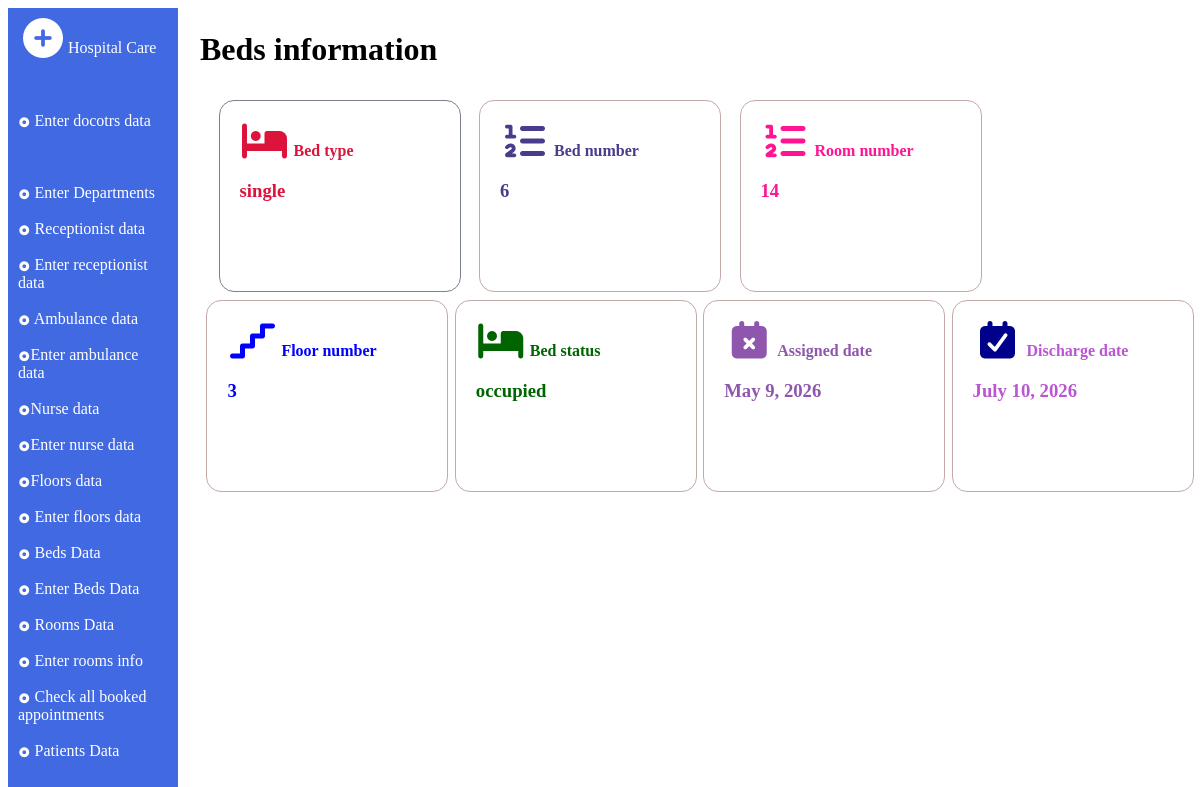
Screenshot of /showbedsInfo/ (signed in) with the database file from the repository.
### Hospital_app/models.py (models this page shows)
class beds_info(models.Model):
    bed_number=models.IntegerField()
    room_no=models.IntegerField()
    bed_type=models.CharField(max_length=200)
    floor_number=models.IntegerField()
    department=models.CharField(max_length=200,null=True,blank=True)
    bed_status=models.CharField(max_length=200)
    patient=models.CharField(max_length=200,null=True,blank=True)
    assigned_date=models.DateField()
    discharge_date=models.DateField()
    def __str__(self):
        return self.bed_type

### Hospital_app/views.py (the view)
# urls.py: path('showbedsInfo/',showbedsInfo,name="showbedsInfo"),
def showbedsInfo(request):
     bed_id=request.session.get("bed_id")
     beds=beds_info.objects.filter(id=bed_id)
     return render(request,"showBeds.html",{"beds":beds})

### templates/showBeds.html (shortened to what this page needs)
<!DOCTYPE html>
<html lang="en">
<head>
    {% load static %}
    <link rel="stylesheet" href="{% static 'style.CSS' %}">
    <link rel="stylesheet" href="https://cdnjs.cloudflare.com/ajax/libs/font-awesome/7.3.1/css/all.min.css" />
</head>
<body>
    <div id="urls">
        <i class="fa-solid fa-circle-plus"></i>Hospital Care
        <br><br>
        <br><br>
        <a class="a" href="{% url 'doctorsInfoForms' %}"><i class="fa-solid fa-circle-dot"></i>  Enter docotrs data</a>
        <br><br>
        <br><br>
        <a class="a" href="{% url 'dep_forms' %}"><i class="fa-solid fa-circle-dot"></i>  Enter Departments</a>
        <br><br>
        <a class="a" href="{% url 'ShowReceoOerData' %}"><i class="fa-solid fa-circle-dot"></i>  Receptionist data</a>
        <br><br>
        <a class="a" href="{% url 'fetchRecapPerInfo' %}"><i class="fa-solid fa-circle-dot"></i>  Enter receptionist data</a>
        <br><br>
        <a class="a" href="{% url 'getAmbukancesInfo' %}"><i class="fa-solid fa-circle-dot"></i>  Ambulance data</a>
        <br><br>
        <a class="a" href="{% url 'makeambforms' %}"><i class="fa-solid fa-circle-dot"></i>Enter ambulance data</a>
        <br><br>
        <a class="a" href="{% url 'showNurseInfo' %}"><i class="fa-solid fa-circle-dot"></i>Nurse data</a>
        <br><br>
        <a class="a" href="{% url 'enterNurseInfo' %}"><i class="fa-solid fa-circle-dot"></i>Enter nurse data</a>
        <br><br>
        <a class="a" href="{% url 'showFloorInfo' %}"><i class="fa-solid fa-circle-dot"></i>Floors data</a>
        <br><br>
        <a class="a" href="{% url 'FloorInfo' %}"><i class="fa-solid fa-circle-dot"></i>  Enter floors data</a>
        <br><br>
        <a class="a" href="{% url 'showbedsInfo' %}"><i class="fa-solid fa-circle-dot"></i>  Beds Data</a>
        <br><br>
        <a class="a" href="{% url 'bedsInfoForms' %}"><i class="fa-solid fa-circle-dot"></i>  Enter Beds Data</a>
        <br><br>
        <a class="a" href="{% url 'showroomInfo' %}"><i class="fa-solid fa-circle-dot"></i>  Rooms Data</a>
        <br><br>
        <a class="a" href="{% url 'roomsForm' %}"><i class="fa-solid fa-circle-dot"></i>  Enter rooms info</a>
        <br><br>
        <a class="a" href="{% url 'showappointmentforadmin' %}"><i class="fa-solid fa-circle-dot"></i>  Check all booked appointments</a>
        <br><br>
        <a class="a" href="{% url 'patientinfotpadmin' %}"><i class="fa-solid fa-circle-dot"></i>  Patients Data</a>
    </div>
    <div id="bedhead">
    <h1>Beds information</h1>
    </div>
    <br>
    <div id="beds">
    {% for bed in beds %}
        <div id="bedtpe">
        <strong><i class="fa-solid fa-bed"></i>  Bed type </strong>
        <h3>{{bed}}</h3>
        </div>
        <div id="bednum">
        <strong><i class="fa-solid fa-list-ol"></i>   Bed number</strong>
        <h3>{{bed.bed_number}}</h3>
        </div>
        <div id="roomnum">
        <strong><i class="fa-solid fa-list-ol"></i> Room number </strong>
        <h3>{{bed.room_no}}</h3>
        </div>
        </div>
        <div id="maindiv2">
        <div id="floornum">
        <strong><i class="fa-solid fa-stairs"></i> Floor number </strong>
        <h3>{{bed.floor_number}}</h3>
        </div>
        <div id="bedstatus">
        <strong><i class="fa-solid fa-bed"></i> Bed status</strong>
        <h3>{{bed.bed_status}}</h3>
        </div>
        <div id="assdate">
        <strong><i class="fa-solid fa-calendar-xmark"></i>    Assigned date</strong>
        <h3>{{bed.assigned_date}}</h3>
        </div>
        <div id="disdate">
        <strong> <i class="fa-solid fa-calendar-check"></i>   Discharge date</strong>
        <h3>{{bed.discharge_date}}</h3>
        </div>
    </div>
    {% endfor %}
</body>
</html>

### rows the page displays
beds_info: bed_type "single", bed_number "6", room_no "14", floor_number "3", bed_status "occupied", assigned_date "May 9, 2026", discharge_date "July 10, 2026"
